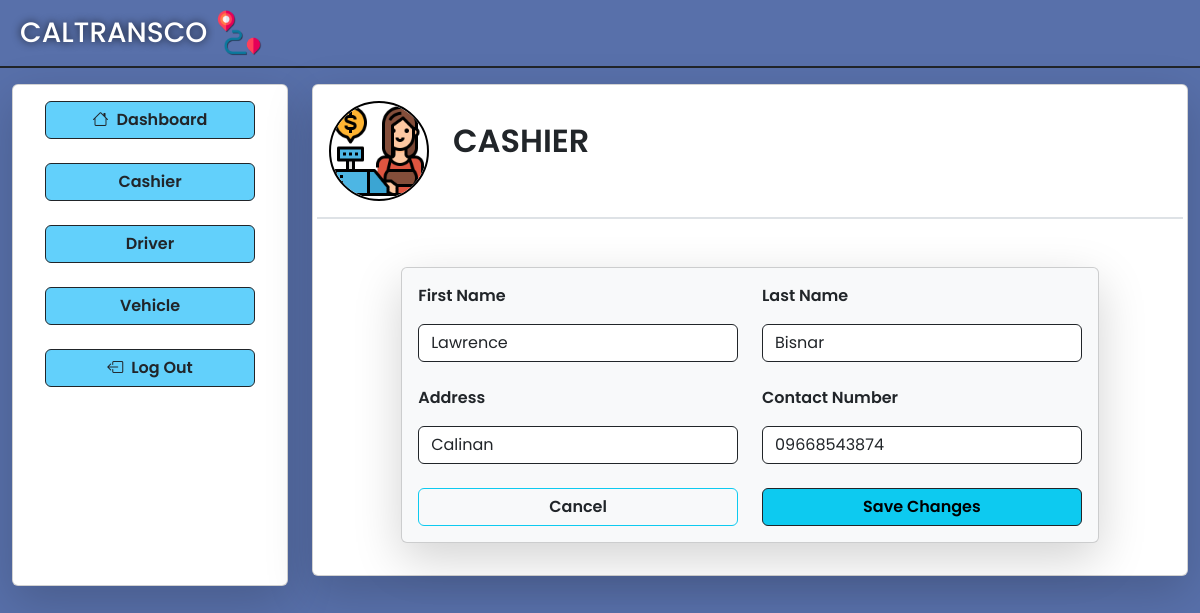
The page /Cashier/edit_cashier.php?id=27 on the database its author committed.
### tables this page shows
CREATE TABLE `cashier` (
  `cashier_id` int(11) NOT NULL,
  `cashier_fname` varchar(50) NOT NULL,
  `cashier_lname` varchar(50) NOT NULL,
  `cashier_address` varchar(100) NOT NULL,
  `cashier_contactNum` varchar(20) NOT NULL,
  `cashier_name` varchar(255) DEFAULT NULL
);

### Cashier/edit_cashier.php (the view, shortened to what this page needs)
<!DOCTYPE html>
<html lang="en">
<?php
include "../Database/db_connect.php";
$id = $_GET['id'];
$sql = "SELECT * FROM cashier WHERE cashier_id=" . $id;
$result = $conn->query($sql);
$row = $result->fetch_assoc();
require "../global/head.php";
?>
<body>
   <div class="con-bg container-fluid vh-100">
      <div class="row border border-start-0 border-end-0 border-top-0 border-2 border-dark pb-2">
         <div class="col d-flex gap-2 ms-2 mt-2">
            <a href="../AdminUI/adminDashboard.php" style="text-decoration: none;" class="d-flex gap-2">
               <h1 class="fs-3 mt-2 text-white" style="text-shadow: 0px 0px 8px rgba(0, 0, 0, 0.8);">CALTRANSCO</h1>
               <img src="../images/image.png" alt="" class="img-fluid " width="50" height="50">
            </a>
         </div>
      </div>
      <div class="row pt-3">
         <div class="col col-3">
            <div class="card shadow-lg">
               <div style="height: 500px;" class="card_css card-body">
                  <div class="mx-3 mb-3">
                     <a class="btn btn-h w-100 fw-semibold  mb-2 border border-1 border-dark" href="../AdminUI/adminDashboard.php"><i class="bi bi-house me-2"></i>Dashboard</a>
                  </div>
                  <div class="mx-3 mb-3">
                     <a class="btn btn-h w-100 fw-semibold  mb-2 border border-1 border-dark" href="../Cashier/view_cashier.php">Cashier</a>
                  </div>
                  <div class="mx-3 mb-3">
                     <a class="btn btn-h w-100 fw-semibold mb-2 border border-1 border-dark" href="../Driver/view_driver.php">Driver</a>
                  </div>
                  <div class="mx-3 mb-3">
                     <a class="btn btn-h w-100 fw-semibold  mb-2 border border-1 border-dark" href="../Vehicle/view_vehicle.php">Vehicle</a>
                  </div>
                  <div class="mx-3">
                     <a href="../Login-Register/Login.php" class="btn btn-h w-100 border border-1 border-dark fw-semibold"><i class="bi bi-box-arrow-left me-2"></i>Log Out</a>
                  </div>
               </div>
            </div>
         </div>
         <div class="col col-9">
            <div class="card shadow-lg">
               <div class="card-body">
                  <div class="row border border-top-0 border-start-0 border-end-0 border-2 pb-3 mb-5">
                     <div class="col col-2 d-flex gap-4">
                        <img class="img-fluid border border-2 border-black rounded-pill" src="../images/cashier.png" alt="" width="100" height="100">
                        <p class="mt-3 fs-2 fw-semibold">CASHIER</p>
                     </div>
                  </div>
                  <div class="row d-flex justify-content-center align-items-center mt-4 pb-3">
                     <div class="col col-10">
                        <div class="card shadow-lg bg-light ">
                           <div class="card-body">
                              <form action="../Operations//op_edit_cashier.php" method="POST">
                                 <div class="row mb-4">
                                    <div class="col">
                                       <label for="cashier_fname" class="fw-semibold mb-3">First Name</label>
                                       <input type="text" id="cashier_fname" name="cashier_fname" value="<?php echo $row['cashier_fname'] ?>" class="form-control border-dark" required>
                                    </div>
                                    <div class="col">
                                       <label for="cashier_lname" class="fw-semibold mb-3">Last Name</label>
                                       <input type="text" id="cashier_lname" name="cashier_lname" value="<?php echo $row['cashier_lname'] ?>" class="form-control border-dark" required>
                                    </div>
                                 </div>
                                 <div class="row mt-2">
                                    <div class="col">
                                       <label for="cashier_address" class="fw-semibold mb-3">Address</label>
                                       <input type="text" id="cashier_address" name="cashier_address" value="<?php echo $row['cashier_address'] ?>" class="form-control border-dark" required>
                                    </div>
                                    <div class="col">
                                       <label for="cashier_contactNum" class="fw-semibold mb-3">Contact Number</label>
                                       <input type="text" id="cashier_contactNum" name="cashier_contactNum" value="<?php echo $row['cashier_contactNum'] ?>" class="form-control border-dark" required>
                                    </div>
                                 </div>
                                 <div class="row mt-4">
                                    <div class="col">
                                       <a href="view_cashier.php" class="btn btn-outline-info w-100 text-dark fw-semibold">Cancel</a>
                                    </div>
                                    <div class="col">
                                       <button type="submit" class="btn btn-info w-100 border border-dark fw-semibold">Save Changes</button>
                                    </div>
                                 </div>
                              </form>
                           </div>
                        </div>
                     </div>
                  </div>
               </div>
            </div>
         </div>
      </div>
   </div>
</body>
</html>

### CSS/style.css (style rules this page uses)
* { font-family: 'Poppins', sans-serif; }
.con-bg { background-color: #5870aa; }
.btn-h { background-color: #62d0fb; }

### rows shown on the page
cashier: cashier_fname "Lawrence", cashier_lname "Bisnar", cashier_address "Calinan", cashier_contactNum "09668543874"
